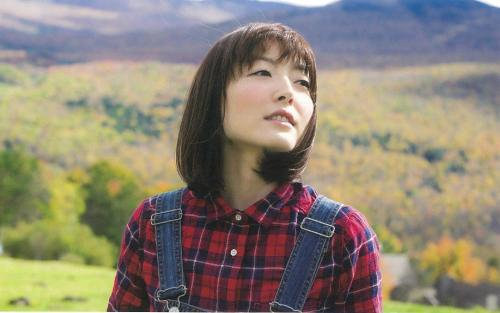
#> input picture picture/test1.jpg, 500 x 313 px
$ python picture1.py
#> lines starting #> are read from the running program, lines starting #| are printed output that depends on the picture
import numpy as np
import cv2

'''
pix_bgr = img[100, 100]
print(pix_bgr)
pix_g = img[100, 100, 1]
print(pix_g)
img[100, 100] = [122, 122, 122]
'''

img = cv2.imread('test1.jpg', 1)
#> img is the input picture: shape (313, 500, 3); mean B, G, R 115.9, 131.7, 140.8

b, g, r = cv2.split(img)
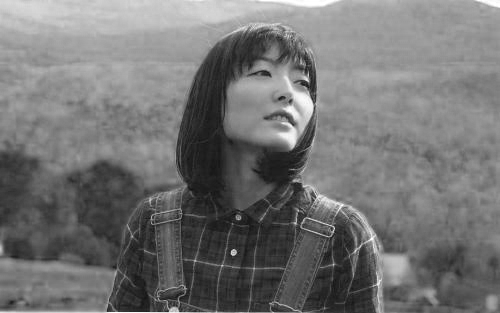
#> b: shape (313, 500); min 9, max 255, mean 115.9
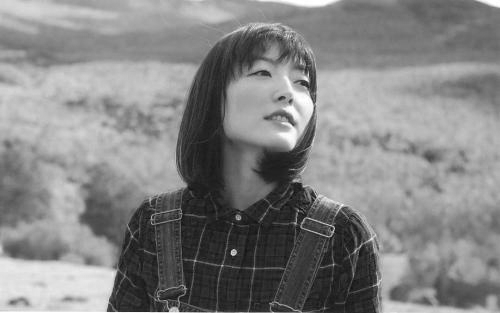
#> g: shape (313, 500); min 13, max 255, mean 131.7
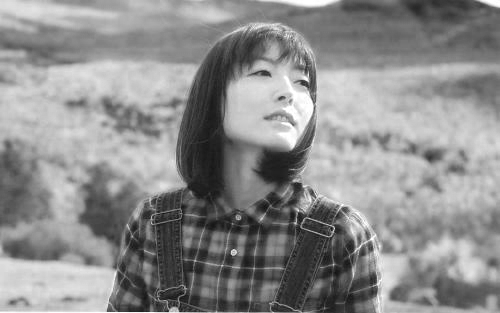
#> r: shape (313, 500); min 13, max 255, mean 140.8

cv2.namedWindow('source image')
cv2.namedWindow('blue channel')
cv2.namedWindow('green channel')
cv2.namedWindow('red channel')
cv2.imshow('source image', img)
cv2.imshow('blue channel', b)
cv2.imshow('green channel', g)
cv2.imshow('red channel', r)

cv2.namedWindow('test')
zeros = np.zeros(img.shape[:2], np.uint8)
test = cv2.imshow('test', cv2.merge([b, zeros, zeros]))
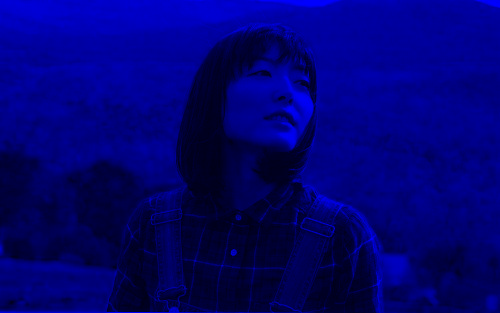
#> window 'test': shape (313, 500, 3); mean B, G, R 115.9, 0, 0

hsv = cv2.cvtColor(img, cv2.COLOR_BGR2HSV)
#> hsv: shape (313, 500, 3); mean H, S, V 65.3, 75, 150.2
h, s, v = cv2.split(hsv)
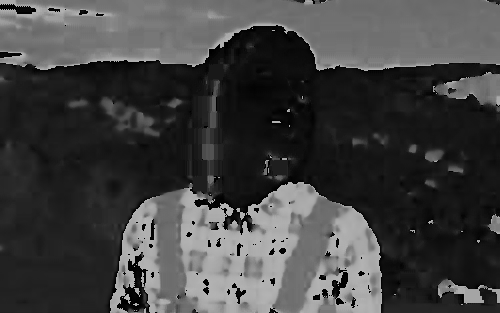
#> h: shape (313, 500); min 0, max 179, mean 65.3
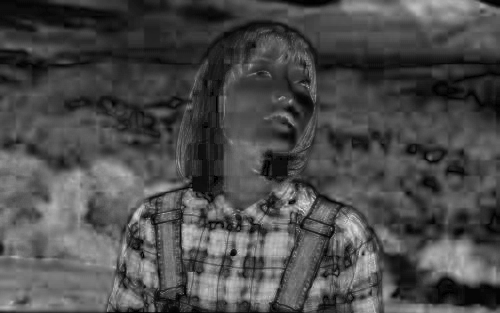
#> s: shape (313, 500); min 0, max 225, mean 75
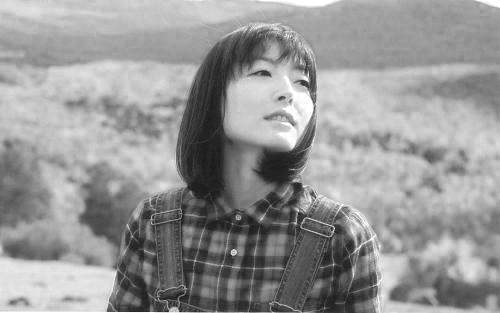
#> v: shape (313, 500); min 19, max 255, mean 150.2
cv2.namedWindow('hsv')
cv2.namedWindow('h')
cv2.namedWindow('s')
cv2.namedWindow('v')
cv2.imshow('hsv', hsv)
cv2.imshow('h', h)
cv2.imshow('s', s)
cv2.imshow('v', v)

cv2.waitKey(0)
cv2.destroyAllWindows()

$ run again, with picture/test2.jpg copied over picture/test1.jpg
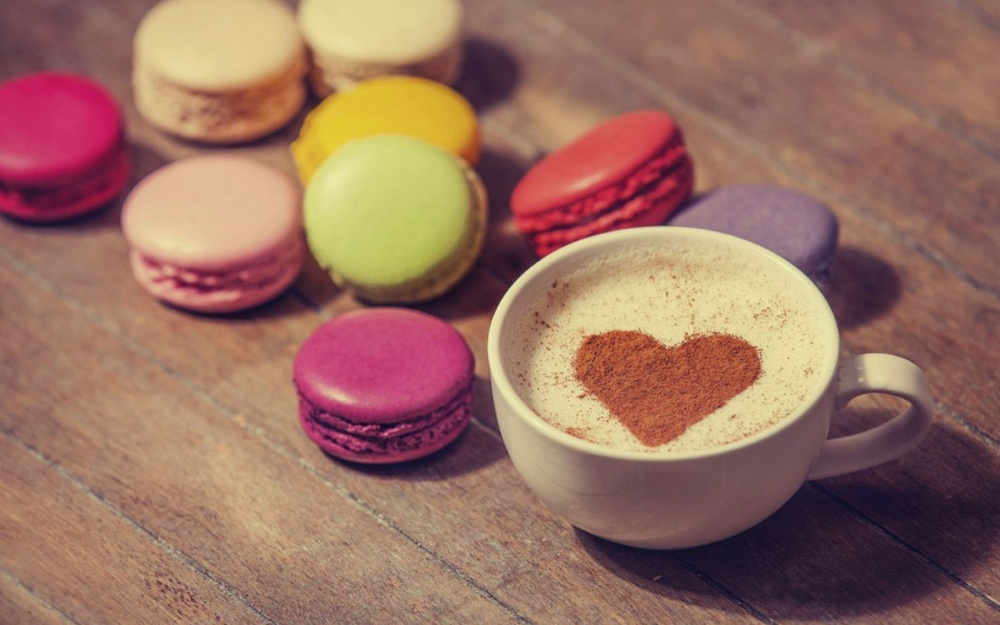
#> input picture picture/test2.jpg, 1000 x 625 px, shrunk from 1920 x 1200 before the run
#> img is the input picture: shape (625, 1000, 3); mean B, G, R 97.1, 111.9, 153.2
#> hsv: shape (625, 1000, 3); mean H, S, V 53.9, 104.2, 153.7
#> `h, s, v = cv2.split(hsv)`:
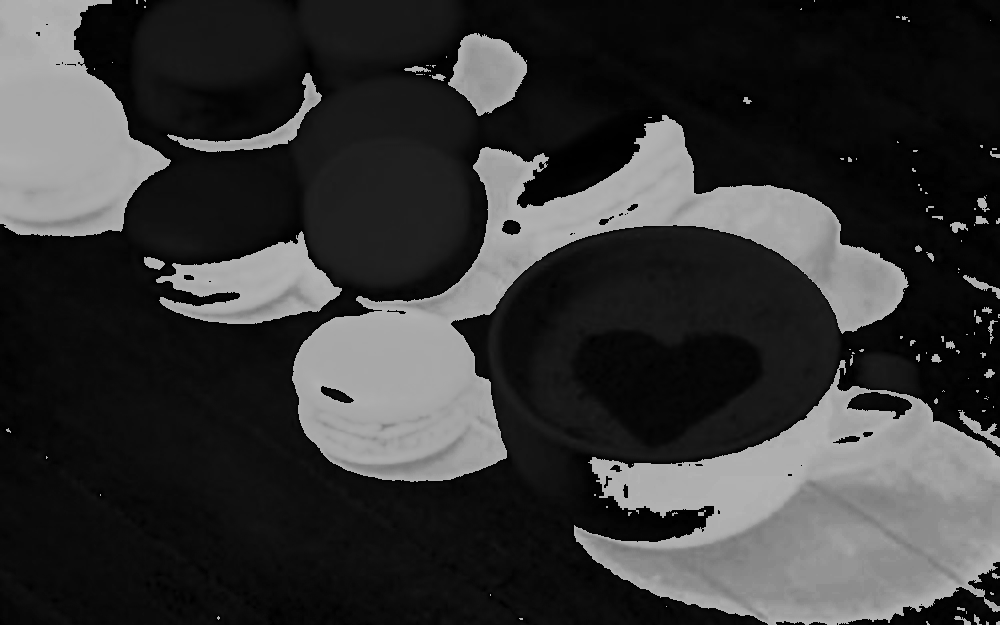
#> h: shape (625, 1000); min 0, max 179, mean 53.9
#> `h, s, v = cv2.split(hsv)`:
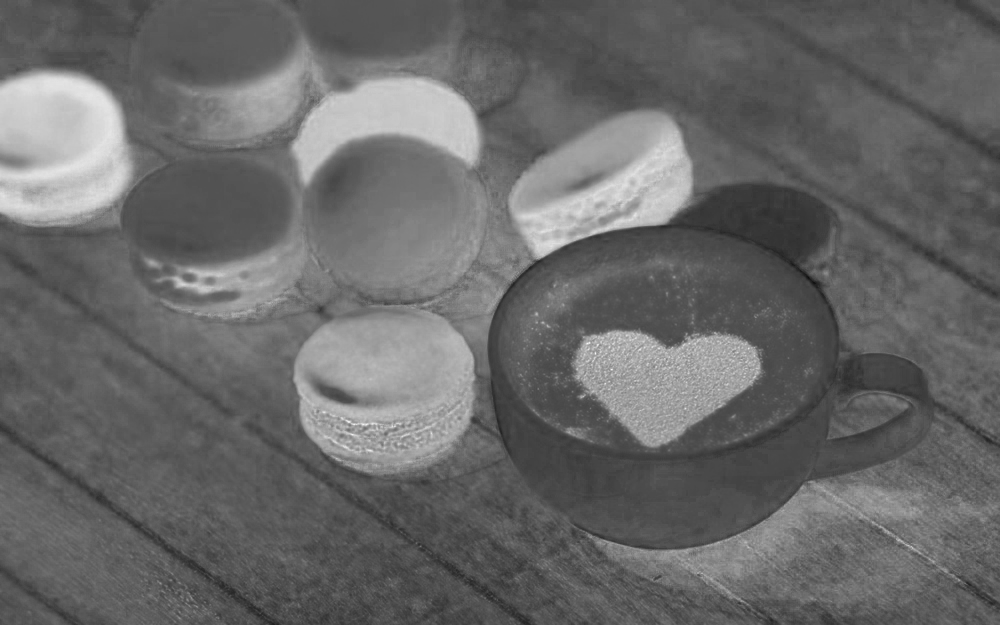
#> s: shape (625, 1000); min 14, max 247, mean 104.2

$ run again, with picture/test3.jpg copied over picture/test1.jpg
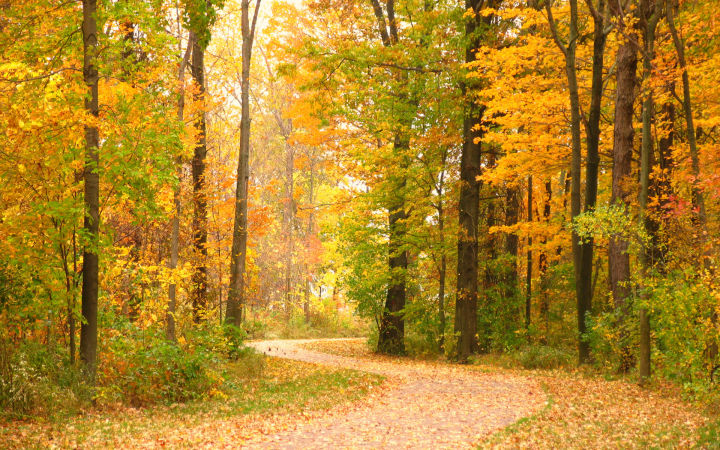
#> input picture picture/test3.jpg, 720 x 450 px
#> img is the input picture: shape (450, 720, 3); mean B, G, R 41.6, 132.4, 174.4
#> hsv: shape (450, 720, 3); mean H, S, V 20.7, 200.1, 174.7
#> `h, s, v = cv2.split(hsv)`:
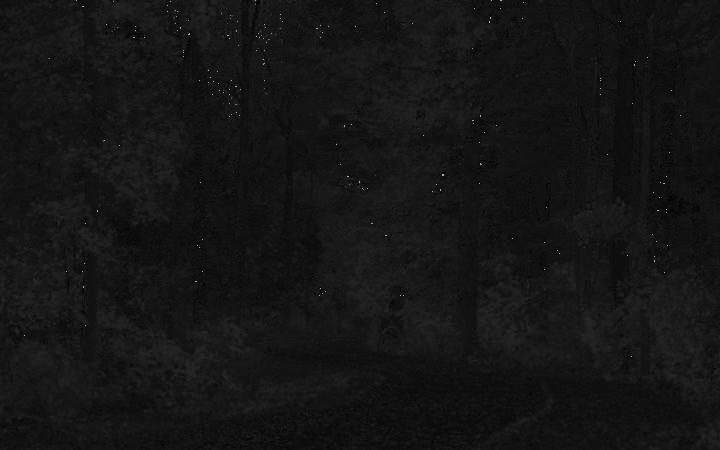
#> h: shape (450, 720); min 0, max 179, mean 20.7
#> `h, s, v = cv2.split(hsv)`:
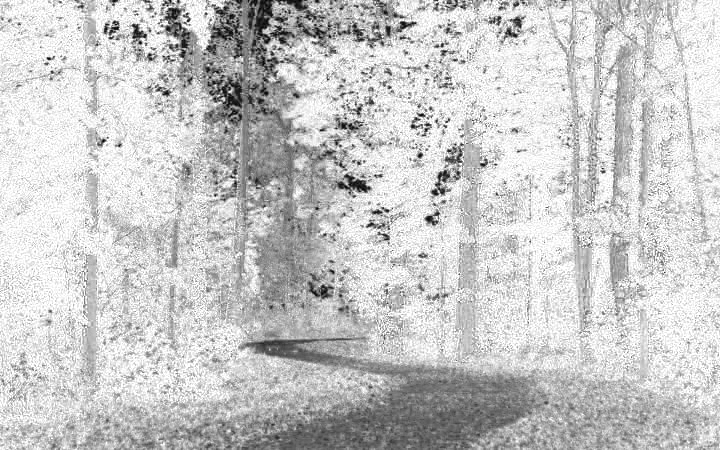
#> s: shape (450, 720); min 3, max 255, mean 200.1

$ run again, with picture/test4.jpg copied over picture/test1.jpg
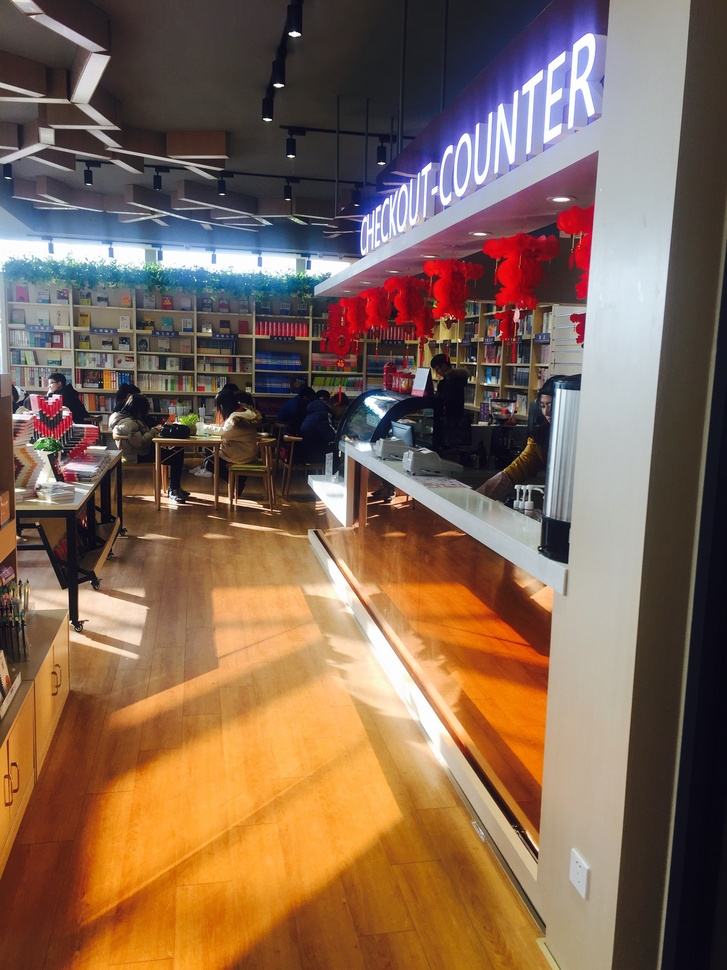
#> input picture picture/test4.jpg, 727 x 970 px, shrunk from 2448 x 3264 before the run
#> img is the input picture: shape (970, 727, 3); mean B, G, R 83.6, 102.4, 130
#> hsv: shape (970, 727, 3); mean H, S, V 56.3, 107.8, 137.1
#> `h, s, v = cv2.split(hsv)`:
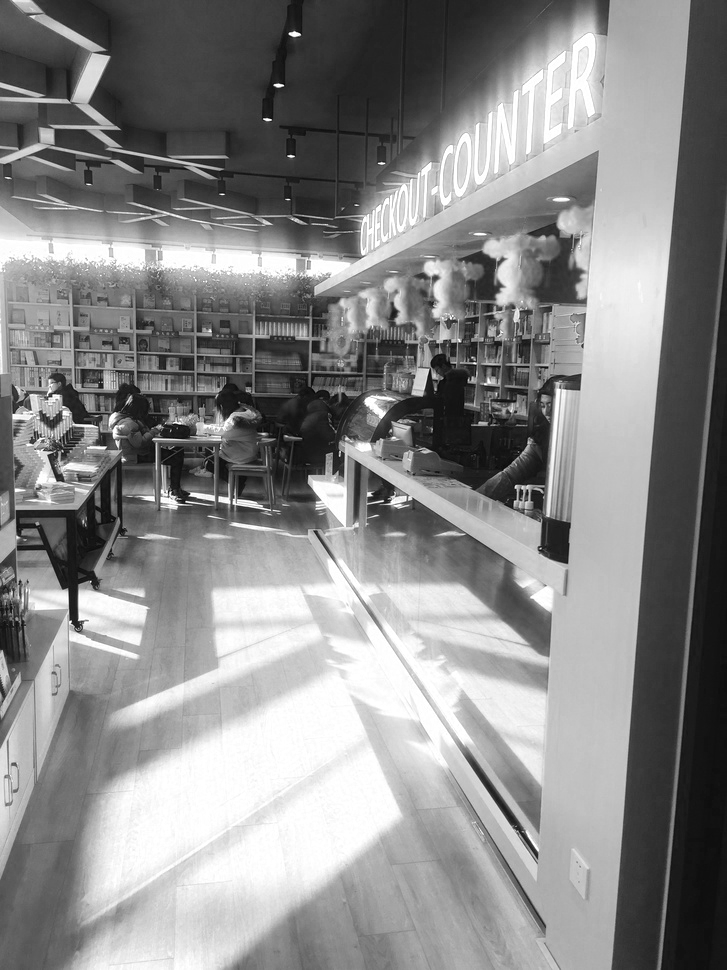
#> v: shape (970, 727); min 4, max 255, mean 137.1
